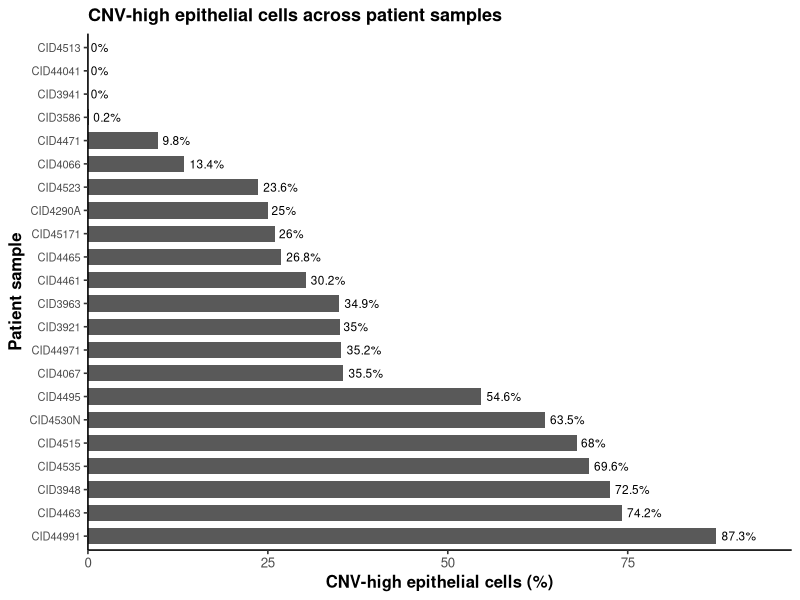
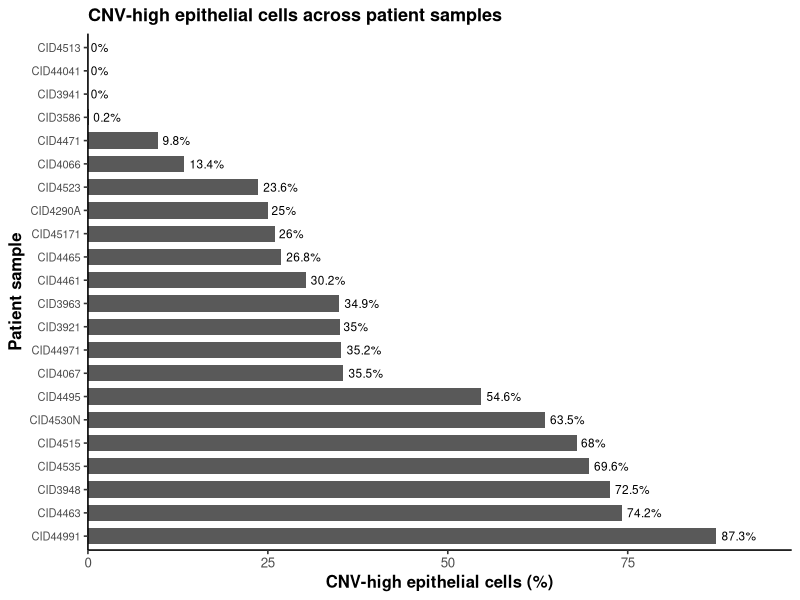

These charts were generated, in order, by the following R code: (Note: this script raises an error after producing the figures.)
# ============================================================
# MANUSCRIPT FIGURE 3 (Identification of CNV-high epithelial cells)
#   Fig. 3a  epithelial cells on the original UMAP -> script 17, section 7
#            (figures/Malignant/Epithelial_Cells_Original_UMAP.png)
#   Fig. 3b  epithelial cells per sample (26 samples) -> script 17, section 8
#            (figures/Malignant/Epithelial_Cells_By_Sample.png)
#   Fig. 3c  distribution of chromosome-level CNV scores -> section at the END
#            of this file (figures/Malignant/Figure3C_CNV_score_distribution.png)
# The two plots below (CNV-high proportion per patient and CNV-high vs CNV-low
# classification) are supporting figures that are not part of the final manuscript figure.
# Run from the project root (no setwd() is used).
# ============================================================

# ============================================================
# FIGURE 3B — PATIENT-LEVEL CNV-HIGH PROPORTION
# ============================================================

library(readr)
library(dplyr)
library(ggplot2)

# ------------------------------------------------------------
# 1. Load CNV results
# ------------------------------------------------------------

cnv <- read_csv(
  "results/TME/cnv_scores_per_cell.csv",
  show_col_types = FALSE
)

# ------------------------------------------------------------
# 2. Create CNV-high indicator
# ------------------------------------------------------------

cnv <- cnv %>%
  mutate(
    CNV_high = ifelse(
      cnv_call == "CNV-high (malignant candidate)",
      1,
      0
    )
  )

# ------------------------------------------------------------
# 3. Calculate CNV-high proportion for every sample
# ------------------------------------------------------------

sample_cnv <- cnv %>%
  group_by(sample) %>%
  summarise(
    total_epithelial = n(),
    CNV_high_cells = sum(CNV_high),
    CNV_high_percent =
      100 * CNV_high_cells / total_epithelial,
    .groups = "drop"
  ) %>%
  arrange(desc(CNV_high_percent))

# ------------------------------------------------------------
# 4. Print results
# ------------------------------------------------------------

cat("\nPatient-level CNV-high proportions:\n")
print(sample_cnv)

cat(
  "\nMinimum CNV-high proportion:",
  round(min(sample_cnv$CNV_high_percent), 2),
  "%\n"
)

cat(
  "Maximum CNV-high proportion:",
  round(max(sample_cnv$CNV_high_percent), 2),
  "%\n"
)

# ------------------------------------------------------------
# 5. Make sample order follow percentage
# ------------------------------------------------------------

sample_cnv$sample <- factor(
  sample_cnv$sample,
  levels = sample_cnv$sample
)

# ------------------------------------------------------------
# 6. Publication-style horizontal bar plot
# ------------------------------------------------------------

p3B <- ggplot(
  sample_cnv,
  aes(
    x = sample,
    y = CNV_high_percent
  )
) +

  geom_col(
    width = 0.7
  ) +

  coord_flip() +

  geom_text(
    aes(
      label = paste0(
        round(CNV_high_percent, 1),
        "%"
      )
    ),
    hjust = -0.15,
    size = 3
  ) +

  scale_y_continuous(
    limits = c(
      0,
      max(sample_cnv$CNV_high_percent) * 1.12
    ),
    expand = c(0, 0)
  ) +

  labs(
    title = "CNV-high epithelial cells across patient samples",
    x = "Patient sample",
    y = "CNV-high epithelial cells (%)"
  ) +

  theme_classic(
    base_size = 12
  ) +

  theme(
    plot.title = element_text(
      face = "bold",
      size = 13
    ),
    axis.text.y = element_text(
      size = 8
    ),
    axis.title = element_text(
      face = "bold"
    )
  )

print(p3B)

# ------------------------------------------------------------
# 7. Save high-resolution PNG
# ------------------------------------------------------------

dir.create(
  "figures/Malignant",
  recursive = TRUE,
  showWarnings = FALSE
)

ggsave(
  "figures/Malignant/Figure3B_CNV_High_Proportion_By_Sample.png",
  p3B,
  width = 7,
  height = 8,
  dpi = 600,
  bg = "white"
)

# ------------------------------------------------------------
# 8. Save the summary table
# ------------------------------------------------------------

write.csv(
  sample_cnv,
  "results/TME/CNV_High_Proportion_By_Sample.csv",
  row.names = FALSE
)

cat(
  "\nFigure 3B generated successfully.\n"
)
# ============================================================
# FIGURE 3C — CNV-HIGH VS CNV-LOW CLASSIFICATION
# ============================================================

# ------------------------------------------------------------
# Count cells in each CNV category
# ------------------------------------------------------------

cnv_counts <- cnv %>%
  count(CNV_group) %>%
  mutate(
    Percentage = 100 * n / sum(n)
  )

print(cnv_counts)

# ------------------------------------------------------------
# Plot
# ------------------------------------------------------------

p3C <- ggplot(
  cnv_counts,
  aes(x = CNV_group, y = n)
) +
  
  geom_col(
    width = 0.65,
    fill = "grey65"
  ) +
  
  geom_text(
    aes(
      label = paste0(
        format(n, big.mark = ","),
        "\n(",
        round(Percentage, 1),
        "%)"
      )
    ),
    vjust = -0.25,
    size = 4.5
  ) +
  
  labs(
    title = "Classification of epithelial cells by CNV score",
    x = NULL,
    y = "Number of epithelial cells"
  ) +
  
  expand_limits(y = max(cnv_counts$n) * 1.15) +
  
  theme_classic(base_size = 13)

# ------------------------------------------------------------
# Save
# ------------------------------------------------------------

ggsave(
  "figures/Malignant/Figure3C_CNV_High_vs_Low.png",
  p3C,
  width = 6.5,
  height = 5.5,
  dpi = 600
)


# ============================================================
# [REVISION] MANUSCRIPT FIGURE 3c (final): distribution of chromosome-level CNV scores
# The title now says "Chromosome-Level" (the score is the SD across chromosomes of
# the mean reference-adjusted expression; chromosome arms are not resolved).
# The y-axis is the probability density (area under the curve = 1), not a cell count.
# ============================================================

library(readr)
library(dplyr)
library(ggplot2)

dir.create("figures/Malignant", recursive = TRUE, showWarnings = FALSE)

cnv_scores <- read_csv("results/TME/cnv_scores_per_cell.csv", show_col_types = FALSE)
threshold  <- 0.025   # empirical 95th percentile of the reference-cell scores (script 18)

p3c <- ggplot(cnv_scores, aes(x = cnv_score)) +
  geom_histogram(aes(y = after_stat(density)), bins = 80,
                 fill = "grey75", colour = "white") +
  geom_density(linewidth = 1) +
  geom_vline(xintercept = threshold, linetype = "dashed", linewidth = 1) +
  annotate("text", x = threshold + 0.001, y = Inf, label = "Threshold = 0.025",
           hjust = 0, vjust = 1.6, size = 5) +
  labs(title = "Distribution of Chromosome-Level CNV Scores",
       x = "CNV Score", y = "Density") +
  theme_classic(base_size = 14) +
  theme(plot.title = element_text(face = "bold"),
        axis.title = element_text(face = "bold"))

ggsave("figures/Malignant/Figure3C_CNV_score_distribution.png", p3c,
       width = 8, height = 6, dpi = 300, bg = "white")
print(p3c)
